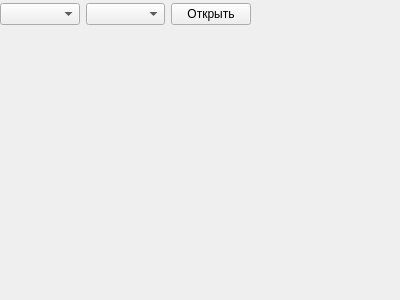
<?xml version="1.0" encoding="UTF-8"?>
<ui version="4.0">
 <class>Form</class>
 <widget class="QWidget" name="Form">
  <property name="geometry">
   <rect>
    <x>0</x>
    <y>0</y>
    <width>400</width>
    <height>300</height>
   </rect>
  </property>
  <property name="windowTitle">
   <string>Form</string>
  </property>
  <widget class="QWidget" name="layoutWidget">
   <property name="geometry">
    <rect>
     <x>0</x>
     <y>0</y>
     <width>251</width>
     <height>29</height>
    </rect>
   </property>
   <layout class="QHBoxLayout" name="horizontalLayout">
    <item>
     <widget class="QComboBox" name="cmbcom"/>
    </item>
    <item>
     <widget class="QComboBox" name="cmbbaudrate"/>
    </item>
    <item>
     <widget class="QPushButton" name="pushButton">
      <property name="text">
       <string>Открыть</string>
      </property>
     </widget>
    </item>
   </layout>
  </widget>
 </widget>
 <resources/>
 <connections/>
</ui>
